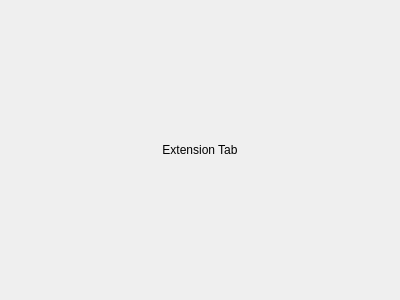
<?xml version="1.0" encoding="UTF-8"?>
<ui version="4.0">
 <class>REDTabExtension</class>
 <widget class="QWidget" name="REDTabExtension">
  <property name="geometry">
   <rect>
    <x>0</x>
    <y>0</y>
    <width>400</width>
    <height>300</height>
   </rect>
  </property>
  <property name="windowTitle">
   <string>REDTabExtension</string>
  </property>
  <layout class="QHBoxLayout" name="horizontalLayout">
   <item>
    <widget class="QLabel" name="label">
     <property name="text">
      <string>Extension Tab</string>
     </property>
     <property name="alignment">
      <set>Qt::AlignCenter</set>
     </property>
    </widget>
   </item>
  </layout>
 </widget>
 <resources/>
 <connections/>
</ui>
